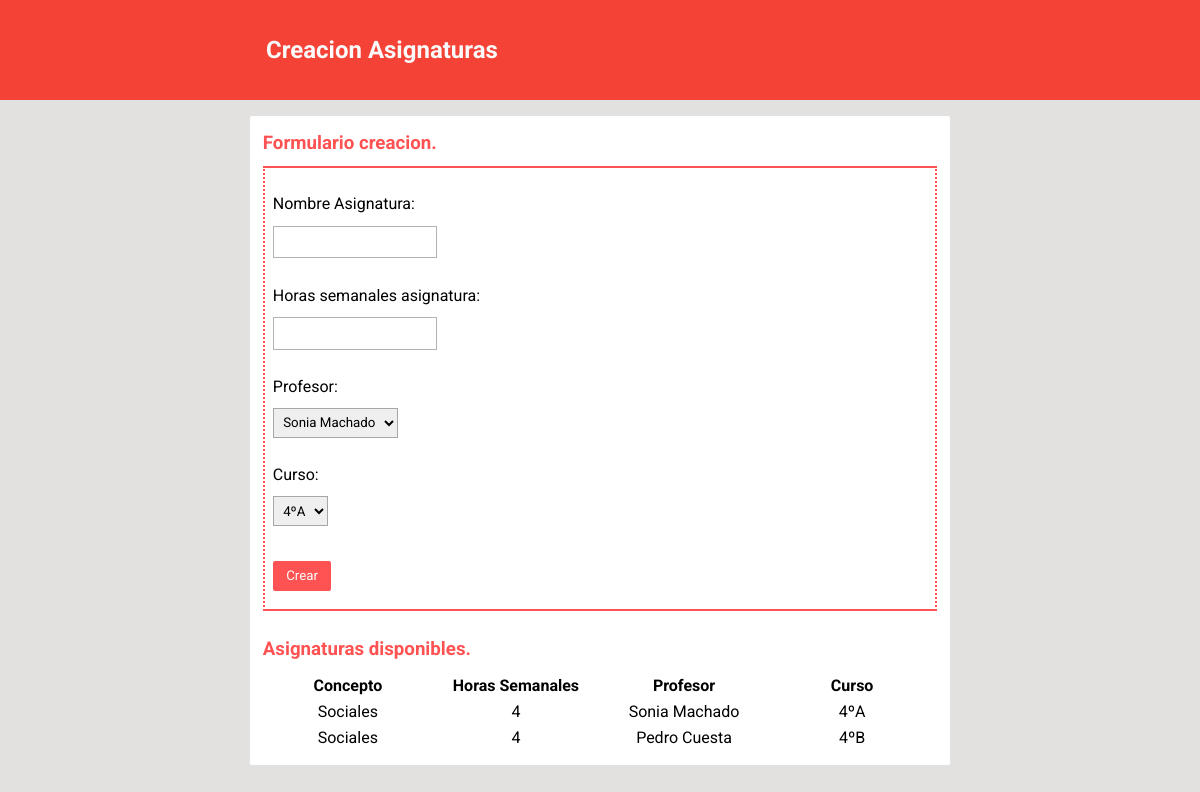
The page /setup/crearAsignaturas/ on the database its author committed.
### setup/models.py (models this page shows, shortened)
class Asignatura(models.Model):
    concepto = models.CharField(max_length=50)
    horasPorSemana = models.DecimalField(max_digits=2, decimal_places=0)
    profesor = models.ForeignKey(
        Profesor,
        related_name="profesor",
        default=True
    )
    curso = models.ForeignKey(
        Curso,
        related_name="clase",
        default=True
    )
    class Meta:
        verbose_name = "Asignatura"
        verbose_name_plural = "Asignaturas"

class Profesor(models.Model):
    foto = models.ImageField(blank=True, upload_to="static/profesorPhotos/", default="static/alumnoPhotos/default-profile.png  ")
    nombre = models.CharField(max_length=50)
    apellido = models.CharField(max_length=50)
    email = models.EmailField()
    username = models.CharField(max_length=101)
    password = models.CharField(max_length=20)
    token = models.CharField(max_length=40)
    class Meta:
        verbose_name = "Profesor"
        verbose_name_plural = "Profesores"
    def __str__(self):
        return self.nombre + " " + self.apellido

class Curso(models.Model):
    gradoEducacionChoices = (
        ('INF', 'Infantil'),
        ('PRM', 'Primaria'),
        ('ESO', 'Secundaria'),
        ('BAC', 'Bachillerato'),
    )
    gradoEducacion = models.CharField(
        max_length=3,
        choices=gradoEducacionChoices
    )
    anio = models.DecimalField(max_digits=1, decimal_places=0)
    letra = models.CharField(max_length=1, blank=True)
    tutor = models.OneToOneField(Profesor)
    class Meta:
        verbose_name = "Clase"
        verbose_name_plural = "Clases"
    def __str__(self):
        anioInt = str(self.anio)
        return anioInt + "º" + self.letra

### setup/views.py (the view)
def crearAsignaturasView(request):  # VISTA
    if request.method == 'POST':
        datosFormulario = request.POST
        formAsignatura = AsignaturaForm(datosFormulario)
        if formAsignatura.is_valid():
            guardarAsignatura(formAsignatura)
            return HttpResponseRedirect('/setup/crearAsignaturas')
    context = crearContextoAsignaturas()
    return render(request, setupTemplate, context)

### setup/forms.py
class AsignaturaForm(forms.ModelForm):
    class Meta:
        model = Asignatura
        fields = '__all__'
        labels = {
            'concepto': _('Nombre Asignatura'),
            'horasPorSemana': _('Horas semanales asignatura'),
            'profesor': _('Profesor'),
            'curso': _('Curso'),
        }

### setup/views.py (called while the page is built)
def crearContextoAsignaturas():
    formAsignatura = AsignaturaForm()
    todasAsignaturas = Asignatura.objects.all().order_by('id')
    context = {
        'form': formAsignatura,
        'todasAsignaturas': todasAsignaturas,
        'tipoFormulario': 'Asignaturas'
    }
    return context

### templates/setup.html (shortened to what this page needs)
{% load static %}
<!DOCTYPE HTML>
<html lang="es">
<head>
    <link rel="stylesheet" href="//cdn.materialdesignicons.com/2.0.46/css/materialdesignicons.min.css">
	<link rel="stylesheet" href="{% static "css/setup.css" %}">
</head>
<body>
	{% if form %}
		<header id="pageTitle">
	        <div>
	            <h2>Creacion {{ tipoFormulario }}</h2>
	        </div>
	    </header>
	    <div id="container">
	    	<h3>Formulario creacion.</h3>
			<form method="post" id="creationForm">
				{{ form.as_p }}
				<input type="submit" value="Crear" />
			</form>
	    	<br>
	    	<h3>{{ tipoFormulario }} disponibles.</h3>
			<table style="width:100%">
				{% if tipoFormulario == "Asignaturas" %}
					<tr>
						<th>Concepto</th>
						<th>Horas Semanales</th>
						<th>Profesor</th>
						<th>Curso</th>
					</tr>
					{% for asignatura in todasAsignaturas %}
						<tr>
							<td>{{ asignatura.concepto }}</td>
							<td>{{ asignatura.horasPorSemana }}</td>
							<td>{{ asignatura.profesor }}</td>
							<td>{{ asignatura.curso }}</td>
						</tr>
					{% endfor %}
				{% endif %}
			</table>
	    </div>
	{% endif %}
</body>
</html>

### static/css/setup.css (style rules this page uses)
* { margin: 0; padding: 0; border: 0; -webkit-box-sizing: border-box; box-sizing: border-box; font-family: 'Roboto', sans-serif; outline: none; text-decoration: none; line-height: 1.5; }
body { background-color: #e2e1e0; }
#pageTitle { background-color: #F44336; color: #fafafa; padding: 1em; text-align: center; position: relative; }
#pageTitle>div { width: 90%; max-width: 700px; display: -webkit-box; display: -ms-flexbox; display: flex; margin: 1em auto; }
#container { width: 90%; max-width: 700px; background-color: #fff; margin: 1em auto; list-style: none; padding: 0.8em; border-radius: 2px; }
#container>h3 { color: #FF5252; margin-bottom: 0.5em; }
#creationForm { border: 2px solid #FF5252; padding: 0.5em; border-top-style: solid; border-right-style: dotted; border-bottom-style: solid; border-left-style: dotted; }
#creationForm>p { -webkit-margin-before: 1em; -webkit-margin-after: 1em; -webkit-margin-start: 0px; -webkit-margin-end: 0px; }
#creationForm>p>label { display: block; width: 100%; }
input, select { margin: 0.7em 0; }
input[type=submit] { background-color: #FF5252; color: #fafafa; padding: 0.4em 1em; border-radius: 2px; cursor: pointer; }
#creationForm>p>input, #creationForm>p>select { border: 1px solid rgba(0,0,0,.3); padding: 0.4em; }
table { table-layout: fixed; width: 100%; text-align: center; }

### rows shown on the page
Asignatura: concepto "Sociales", horasPorSemana "4", profesor "Sonia Machado", curso "4ºA"
Asignatura: concepto "Sociales", horasPorSemana "4", profesor "Pedro Cuesta", curso "4ºB"

### other values the page prints
{{ tipoFormulario }} "Asignaturas"
